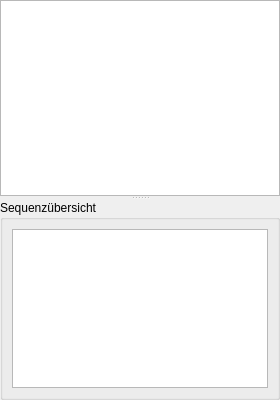
     <widget class="QSplitter" name="splitter">
      <property name="orientation">
       <enum>Qt::Vertical</enum>
      </property>
      <widget class="LuiView" name="ledView">
       <property name="sizePolicy">
        <sizepolicy hsizetype="Expanding" vsizetype="Expanding">
         <horstretch>0</horstretch>
         <verstretch>0</verstretch>
        </sizepolicy>
       </property>
       <property name="minimumSize">
        <size>
         <width>0</width>
         <height>40</height>
        </size>
       </property>
       <property name="maximumSize">
        <size>
         <width>16777215</width>
         <height>900</height>
        </size>
       </property>
      </widget>
      <widget class="QGroupBox" name="groupBox_2">
       <property name="sizePolicy">
        <sizepolicy hsizetype="Expanding" vsizetype="Maximum">
         <horstretch>0</horstretch>
         <verstretch>0</verstretch>
        </sizepolicy>
       </property>
       <property name="minimumSize">
        <size>
         <width>0</width>
         <height>80</height>
        </size>
       </property>
       <property name="maximumSize">
        <size>
         <width>16777215</width>
         <height>200</height>
        </size>
       </property>
       <property name="title">
        <string>Sequenzübersicht</string>
       </property>
       <property name="flat">
        <bool>true</bool>
       </property>
       <layout class="QVBoxLayout" name="verticalLayout_4">
        <item>
         <widget class="QGraphicsView" name="sequenceView">
          <property name="sizePolicy">
           <sizepolicy hsizetype="Expanding" vsizetype="Expanding">
            <horstretch>0</horstretch>
            <verstretch>0</verstretch>
           </sizepolicy>
          </property>
          <property name="minimumSize">
           <size>
            <width>0</width>
            <height>0</height>
           </size>
          </property>
          <property name="maximumSize">
           <size>
            <width>16777215</width>
            <height>16777215</height>
           </size>
          </property>
         </widget>
        </item>
       </layout>
       <zorder>sequenceView</zorder>
       <zorder>sequenceView</zorder>
      </widget>
     </widget>
